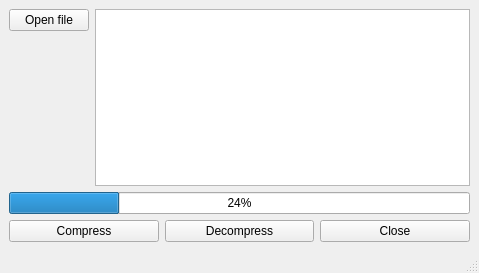
<?xml version="1.0" encoding="UTF-8"?>
<ui version="4.0">
 <class>MainWindow</class>
 <widget class="QMainWindow" name="MainWindow">
  <property name="geometry">
   <rect>
    <x>0</x>
    <y>0</y>
    <width>479</width>
    <height>273</height>
   </rect>
  </property>
  <property name="windowTitle">
   <string>MainWindow</string>
  </property>
  <widget class="QWidget" name="centralwidget">
   <layout class="QVBoxLayout" name="verticalLayout_2">
    <item>
     <layout class="QHBoxLayout" name="horizontalLayout">
      <item>
       <layout class="QVBoxLayout" name="verticalLayout">
        <item>
         <widget class="QPushButton" name="pushButton_ofile">
          <property name="text">
           <string>Open file</string>
          </property>
         </widget>
        </item>
        <item>
         <spacer name="verticalSpacer">
          <property name="orientation">
           <enum>Qt::Vertical</enum>
          </property>
          <property name="sizeHint" stdset="0">
           <size>
            <width>20</width>
            <height>40</height>
           </size>
          </property>
         </spacer>
        </item>
       </layout>
      </item>
      <item>
       <widget class="QTextBrowser" name="textBrowser"/>
      </item>
     </layout>
    </item>
    <item>
     <widget class="QProgressBar" name="progressBar">
      <property name="value">
       <number>24</number>
      </property>
     </widget>
    </item>
    <item>
     <layout class="QHBoxLayout" name="horizontalLayout_2">
      <item>
       <widget class="QPushButton" name="pushButton_Compress">
        <property name="text">
         <string>Compress</string>
        </property>
       </widget>
      </item>
      <item>
       <widget class="QPushButton" name="pushButton_Decompress">
        <property name="text">
         <string>Decompress</string>
        </property>
       </widget>
      </item>
      <item>
       <widget class="QPushButton" name="pushButton_Close">
        <property name="text">
         <string>Close</string>
        </property>
       </widget>
      </item>
     </layout>
    </item>
   </layout>
  </widget>
  <widget class="QMenuBar" name="menubar">
   <property name="geometry">
    <rect>
     <x>0</x>
     <y>0</y>
     <width>479</width>
     <height>22</height>
    </rect>
   </property>
  </widget>
  <widget class="QStatusBar" name="statusbar"/>
 </widget>
 <resources/>
 <connections>
  <connection>
   <sender>pushButton_Close</sender>
   <signal>clicked()</signal>
   <receiver>MainWindow</receiver>
   <slot>close()</slot>
   <hints>
    <hint type="sourcelabel">
     <x>304</x>
     <y>169</y>
    </hint>
    <hint type="destinationlabel">
     <x>327</x>
     <y>192</y>
    </hint>
   </hints>
  </connection>
 </connections>
</ui>
